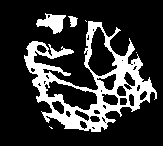
#> input picture inverse voronoi 2d/input_binary.bmp, 163 x 146 px
$ python mean_shift.py
#> lines starting #> are read from the running program, lines starting #| are printed output that depends on the picture; after the words box and inside, x2 and y2 are one past the last pixel; in counts of white or black regions, pixels touching at a corner belong together
import numpy as np
from PIL import Image, ImageDraw
from sklearn.cluster import KMeans, MeanShift
import math, random, sys
from skimage.filters import threshold_otsu
import matplotlib.pyplot as plt
import concurrent.futures

def load_binary_bmp(path):
    """
    Loads a binary BMP image (assumes pixels are 0 or 255) as grayscale.
    Returns a numpy array (dtype uint8) and image dimensions (width, height).
    """
    img = Image.open(path).convert("L")
    arr = np.array(img, dtype=np.uint8)
    # Ensure binary: any value below 128 -> 0, otherwise -> 255
    arr = np.where(arr < 128, 0, 255).astype(np.uint8)
    return arr, img.size[0], img.size[1]

def get_white_pixels(arr):
    """
    Returns a list of (x,y) coordinates for white pixels (value==255).
    """
    white_pixels = []
    height, width = arr.shape
    for y in range(height):
        for x in range(width):
            if arr[y, x] == 255:
                white_pixels.append((x, y))
    return white_pixels

def poisson_disc_sampling(coords, radius):
    """
    Naively performs Poisson-disc sampling (accept-reject) on a list of coordinates.
    Only returns a subset of points such that no two are closer than 'radius'.
    """
    if not coords:
        return []

    samples = []
    random.shuffle(coords)  # randomize order
    for (x, y) in coords:
        too_close = False
        for (sx, sy) in samples:
            if (x - sx)**2 + (y - sy)**2 < radius**2:
                too_close = True
                break
        if not too_close:
            samples.append((x, y))
    return samples

def save_points_image(points, width, height, path):
    """
    Creates and saves a BMP image of given dimensions (all black background)
    with white pixels at the provided 'points' coordinates.
    """
    img = Image.new("L", (width, height), 0)  # black background
    for (x, y) in points:
        if 0 <= x < width and 0 <= y < height:
            img.putpixel((x, y), 255)
    img.save(path, "BMP")
    print(f"Saved image: {path}")

def mean_shift_clustering(points, bandwidth=30):
    """
    Runs MeanShift clustering on the provided points.
    Returns the cluster centers as a list of (x,y) tuples.
    Bandwidth can be adjusted to control the smoothing.
    """
    if not points:
        return []
    data = np.array(points)
    ms = MeanShift(bandwidth=bandwidth)
    ms.fit(data)
    centers = ms.cluster_centers_
    centers = np.round(centers).astype(int)
    return [tuple(c) for c in centers]

def circle_fits(center, radius, original_arr):
    """
    Checks if a circle centered at 'center' with given 'radius' fits entirely
    within the white region of the original binary image (original_arr).
    Returns True if all pixels inside the circle are white (255), False otherwise.
    """
    cx, cy = center
    height, width = original_arr.shape
    for dy in range(-radius, radius + 1):
        for dx in range(-radius, radius + 1):
            if dx*dx + dy*dy <= radius*radius:
                x = cx + dx
                y = cy + dy
                # Check bounds
                if x < 0 or x >= width or y < 0 or y >= height:
                    return False
                if original_arr[y, x] != 255:
                    return False
    return True

def find_max_circle(center, original_arr, max_radius=100):
    """
    Starting from radius=1, increases the radius until the circle no longer
    fits in the white region of the original binary image.
    Returns the maximum radius that fits.
    """
    r = 1
    while r <= max_radius and circle_fits(center, r, original_arr):
        r += 1
    return r - 1

def draw_filled_circles(centers, original_arr, output_path):
    """
    Creates a new BMP image by drawing the largest possible filled white circles
    around each cluster center without overfilling the original white region.
    """
    height, width = original_arr.shape
    # Start with a black image
    img = Image.new("L", (width, height), 0)
    draw = ImageDraw.Draw(img)

    for center in centers:
        max_r = find_max_circle(center, original_arr)
        if max_r > 0:
            x, y = center
            bbox = [x - max_r, y - max_r, x + max_r, y + max_r]
            draw.ellipse(bbox, fill=255)
    img.save(output_path, "BMP")
    print(f"Saved filled circles image: {output_path}")

    white_pixel_count = sum(1 for pixel in img.getdata() if pixel == 255)
    return white_pixel_count

def display_images_side_by_side(image_paths, output_path):
    """
    Displays BMP images side by side for easy comparison.

    :param image_paths: List of file paths for the BMP images to display.
    """
    # Load images from the file paths.
    images = [Image.open(path) for path in image_paths]

    # Determine total width and maximum height needed for the combined image.
    widths, heights = zip(*(im.size for im in images))
    total_width = sum(widths)
    max_height = max(heights)

    # Create a new image with a white background.
    combined_image = Image.new("RGB", (total_width, max_height), color=(255, 255, 255))

    # Paste each image into the combined image.
    x_offset = 0
    for im in images:
        combined_image.paste(im, (x_offset, 0))
        x_offset += im.size[0]

    # Display the combined image.
    combined_image.show()
    combined_image.save(output_path)


# [60 lines left out: functions process_combination, multithread, not called in this run]


def single(input_path, radius, bandwidth):
    original_arr, width, height = load_binary_bmp(input_path)
    white_pixels = get_white_pixels(original_arr)


    sampled_points = poisson_disc_sampling(white_pixels, radius)
    cluster_centers = mean_shift_clustering(sampled_points, bandwidth)
    filled_pixels = draw_filled_circles(cluster_centers, original_arr, "temp_filled.bmp")

    save_points_image(sampled_points, width, height, "sampled.bmp")
    save_points_image(cluster_centers, width, height, "clustered.bmp")
    draw_filled_circles(cluster_centers, original_arr, "filled.bmp")
    display_images_side_by_side(["input.bmp", input_path, "sampled.bmp", "clustered.bmp", "filled.bmp"],f"mean_shift_reconstruction_{radius}_{bandwidth}.png")

def main():
    input_path = "input_binary.bmp"
    #multithread(input_path)
    single(input_path,2,5)
#> in load_binary_bmp, img is the input picture: PIL image 163x146 L; 20.7% white; 6 white regions (3 under 20 px), largest, box (x1, y1, x2, y2) and area: (24, 21, 157, 132) 4504, (36, 13, 66, 34) 341, (68, 16, 78, 27) 70
#> in single, `original_arr, width, height = load_binary_bmp(input_path)`: width = 163; height = 146
#> in single, `white_pixels = get_white_pixels(original_arr)`: white_pixels = 4923 pairs, first value 24 to 156, second value 13 to 131
#> the loop in poisson_disc_sampling, `for (x, y) in coords:` made 4923 passes
#> (x, y) on passes 1 to 3: (91, 51), (135, 92), (59, 32)
#> after the loop in poisson_disc_sampling, `for (x, y) in coords:`: samples = 1075 pairs, first value 24 to 155, second value 14 to 131
#> in single, `sampled_points = poisson_disc_sampling(white_pixels, radius)`: sampled_points has the same summary as samples in poisson_disc_sampling
#> in mean_shift_clustering, `data = np.array(points)`: data has the same summary as samples in poisson_disc_sampling
#> in single, `cluster_centers = mean_shift_clustering(sampled_points, bandwidth)`: cluster_centers = 115 pairs, first value 29 to 155, second value 18 to 128
#> in draw_filled_circles, `img = Image.new("L", (width, height), 0)`: img: PIL image 163x146 L; every value is 0
#> the loop in draw_filled_circles, `for center in centers:` made 115 passes
#> (max_r, x, y, bbox) on passes 1 to 12: (4, 56, 28, [52, 24, 60, 32]), (4, 53, 24, [49, 20, 57, 28]), (3, 134, 73, [131, 70, 137, 76]), (3, 119, 74, [116, 71, 122, 77]), (4, 67, 120, [63, 116, 71, 124]), (3, 52, 18, [49, 15, 55, 21]), (3, 48, 22, [45, 19, 51, 25]), (2, 29, 57, [27, 55, 31, 59]), (4, 148, 87, [144, 83, 152, 91]), (2, 128, 70, [126, 68, 130, 72]), (2, 120, 59, [118, 57, 122, 61]), (1, 103, 122, [102, 121, 104, 123])
#> center on passes 33 to 38: (137, 78), (117, 107), (112, 91), (103, 111), (101, 116), (99, 106)
#> in draw_filled_circles, `img.save(output_path, "BMP")`:
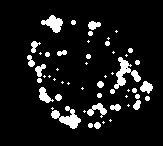
#> saved as temp_filled.bmp: PIL image 163x146 L; 9% white; 53 white regions (23 under 20 px), largest, box (x1, y1, x2, y2) and area: (114, 57, 141, 89) 322, (51, 106, 81, 129) 301, (41, 15, 63, 33) 215
#> the loop in save_points_image, `for (x, y) in points:` made 1075 passes
#> after the loop in save_points_image, `for (x, y) in points:`:
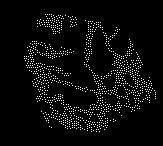
#> img: PIL image 163x146 L; 4.5% white in thin lines or dots, all inside (x1, y1, x2, y2) = (24, 14, 156, 132)
#> call 2 of save_points_image, with width = 163, height = 146, path = 'clustered.bmp'
#> the loop in save_points_image (call 2), `for (x, y) in points:` made 115 passes
#> (x, y) on passes 1 to 12: (56, 28), (53, 24), (134, 73), (119, 74), (67, 120), (52, 18), (48, 22), (29, 57), (148, 87), (128, 70), (120, 59), (103, 122)
#> after the loop in save_points_image (call 2), `for (x, y) in points:`:
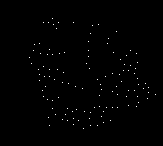
#> img: PIL image 163x146 L; 0.48% white in thin lines or dots, all inside (x1, y1, x2, y2) = (29, 18, 156, 129)
#> the loop in draw_filled_circles (call 2), `for center in centers:` made 115 passes
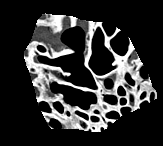
#> input picture inverse voronoi 2d/input.bmp, 163 x 146 px
#> in display_images_side_by_side, `combined_image = Image.new("RGB", (total_width, max_height), color=(25..`: combined_image: PIL image 815x146 RGB; every value is 255
#> the loop in display_images_side_by_side, `for im in images:` made 5 passes
#> after the loop in display_images_side_by_side, `for im in images:`:
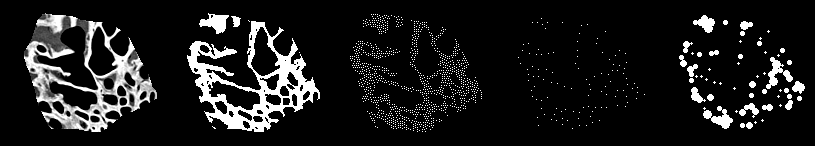
#> combined_image: PIL image 815x146 RGB; min 0, max 255, mean 27.4


if __name__ == "__main__":
    main()
